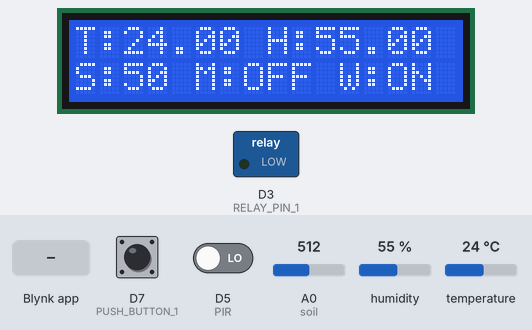
A sketch run on a simulated ESP8266 (NodeMCU). Parts: 16×2 character LCD, switched loads named in the sketch (green lamp = pin HIGH). Dashed ring = blinking. Inputs (shaded band) come from the test bench; at power-on: D7 (PUSH_BUTTON_1) HIGH, A0 (soil) = 512, humidity 55 %, D5 (PIR) LOW, temperature 24 °C. WiFi joins after 1.5 s; servers stay silent unless stated.

Above: at 6.1 s.
6.2 s: D7 (PUSH_BUTTON_1) pulled LOW for 3.2 s
At 9.4 s:
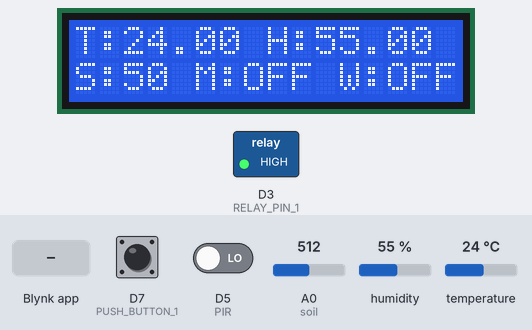
10.9 s: A0 (soil) set to 0
At 11.13 s:
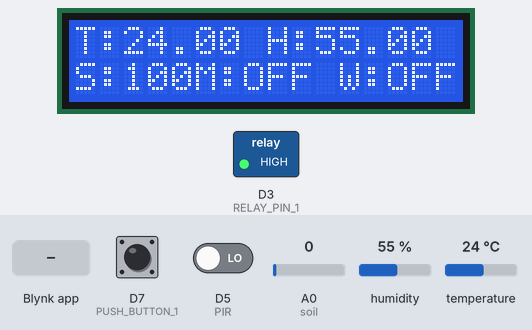
13.6 s: Blynk app writes 1 to V6
At 13.83 s:
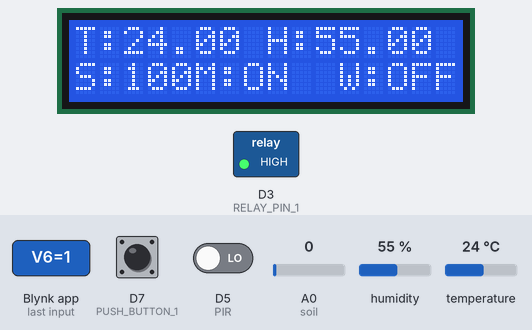
15.9 s: D7 (PUSH_BUTTON_1) pulled LOW for 1 s
At 16.63 s:
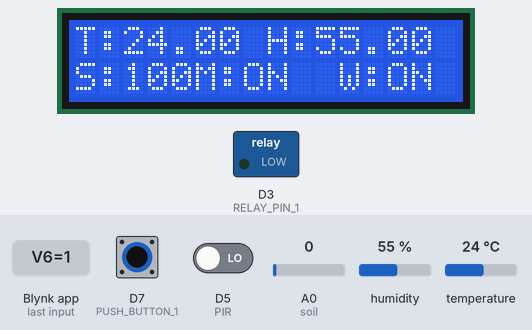
17.5 s: Blynk app writes 0 to V6
At 17.73 s:
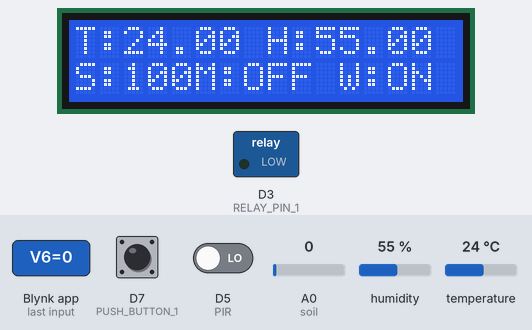
20.6 s: humidity set to 22 %
At 22.42 s:
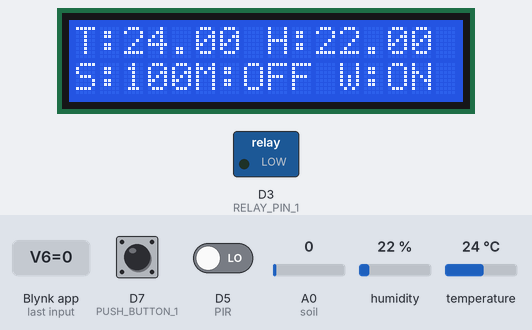
Timing chart, 0 to 23.9 s (numbered marks = the images above; inputs shaded):
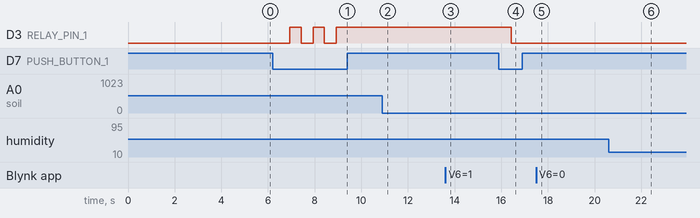

The sketch:

BlynkIOT_SmartPlant_Monitoring_Manual.ino
```cpp
// Blynk IOT Smart Plant Monitoring System

/* Connections
Relay. D3
Btn.   D7
Soil.  A0
PIR.   D5
SDA.   D2
SCL.   D1
Temp.  D4
*/

//Include the library files
#include <LiquidCrystal_I2C.h>
#define BLYNK_PRINT Serial
#include <ESP8266WiFi.h>

#define BLYNK_TEMPLATE_ID "TMPL3kMGBVXVl"
#define BLYNK_TEMPLATE_NAME "Smart Plant"

#include <BlynkSimpleEsp8266.h>
#include <DHT.h>

//Initialize the LCD display
LiquidCrystal_I2C lcd(0x3F, 16, 2);


char auth[] = "uOPAyGUk5OzKiAmoMlCLJfYxEWovPzIN";  //Enter your Blynk Auth token
char ssid[] = "lali";  //Enter your WIFI SSID
char pass[] = "lali1234";  //Enter your WIFI Password

DHT dht(D4, DHT11);//(DHT sensor pin,sensor type)  D4 DHT11 Temperature Sensor
BlynkTimer timer;

//Define component pins
#define soil A0     //A0 Soil Moisture Sensor
#define PIR D5      //D5 PIR Motion Sensor
int PIR_ToggleValue;

void checkPhysicalButton();
int relay1State = LOW;
int pushButton1State = HIGH;
#define RELAY_PIN_1       D3   //D3 Relay
#define PUSH_BUTTON_1     D7   //D7 Button
#define VPIN_BUTTON_1    V12

//Create three variables for pressure
double T, P;
char status;


void setup() {
  Serial.begin(9600);
  lcd.begin();
  lcd.backlight();
  pinMode(PIR, INPUT);

 pinMode(RELAY_PIN_1, OUTPUT);
 digitalWrite(RELAY_PIN_1, LOW);
  pinMode(PUSH_BUTTON_1, INPUT_PULLUP);
  digitalWrite(RELAY_PIN_1, relay1State);


  Blynk.begin(auth, ssid, pass, "blynk.cloud", 80);
  dht.begin();

  lcd.setCursor(0, 0);
  lcd.print("  Initializing  ");
  for (int a = 5; a <= 10; a++) {
    lcd.setCursor(a, 1);
    lcd.print(".");
    delay(500);
  }
  lcd.clear();
  lcd.setCursor(11, 1);
  lcd.print("W:OFF");
  //Call the function
  timer.setInterval(100L, soilMoistureSensor);
  timer.setInterval(100L, DHT11sensor);
  timer.setInterval(500L, checkPhysicalButton);
}


//Get the DHT11 sensor values
void DHT11sensor() {
  float h = dht.readHumidity();
  float t = dht.readTemperature();

  if (isnan(h) || isnan(t)) {
    Serial.println("Failed to read from DHT sensor!");
    return;
  }

  Blynk.virtualWrite(V0, t);
  Blynk.virtualWrite(V1, h);

  lcd.setCursor(0, 0);
  lcd.print("T:");
  lcd.print(t);

  lcd.setCursor(8, 0);
  lcd.print("H:");
  lcd.print(h);

}


//Get the soil moisture values
void soilMoistureSensor() {
  int value = analogRead(soil);
  value = map(value, 0, 1024, 0, 100);
  value = (value - 100) * -1;

  Blynk.virtualWrite(V3, value);
  lcd.setCursor(0, 1);
  lcd.print("S:");
  lcd.print(value);
  lcd.print(" ");

}

//Get the PIR sensor values
void PIRsensor() {
  bool value = digitalRead(PIR);
  if (value) {
    Blynk.logEvent("pirmotion","WARNNG! Motion Detected!"); //Enter your Event Name
    WidgetLED LED(V5);
    LED.on();
  } else {
    WidgetLED LED(V5);
    LED.off();
  }
  }

BLYNK_WRITE(V6)
{
 PIR_ToggleValue = param.asInt();
}


BLYNK_CONNECTED() {
  // Request the latest state from the server
  Blynk.syncVirtual(VPIN_BUTTON_1);
}

BLYNK_WRITE(VPIN_BUTTON_1) {
  relay1State = param.asInt();
  digitalWrite(RELAY_PIN_1, relay1State);
}

void checkPhysicalButton()
{
  if (digitalRead(PUSH_BUTTON_1) == LOW) {
    // pushButton1State is used to avoid sequential toggles
    if (pushButton1State != LOW) {

      // Toggle Relay state
      relay1State = !relay1State;
      digitalWrite(RELAY_PIN_1, relay1State);

      // Update Button Widget
      Blynk.virtualWrite(VPIN_BUTTON_1, relay1State);
    }
    pushButton1State = HIGH;
  } else {
    pushButton1State = LOW;
  }
}


void loop() {
    if (PIR_ToggleValue == 1)
    {
    lcd.setCursor(5, 1);
    lcd.print("M:ON ");
      PIRsensor();
      }
     else
     {
    lcd.setCursor(5, 1);
    lcd.print("M:OFF");
    WidgetLED LED(V5);
    LED.off();
     }

if (relay1State == LOW)
{
  lcd.setCursor(11, 1);
  lcd.print("W:ON ");
  }
  else if (relay1State == HIGH)
  {
    lcd.setCursor(11, 1);
    lcd.print("W:OFF");
    }


  Blynk.run();//Run the Blynk library
  timer.run();//Run the Blynk timer

  }
```

Measured:
- after the input at 6.2 s, D3 (RELAY_PIN_1): alternates HIGH for 0.50 s and LOW for 0.50 s, 5 changes in all, then stays HIGH, starting after 0.72 s; the display: changes after 0.73 s (image 1)
- after the input at 10.9 s, the display: first changes at once (image 2 shows a later state)
- after the input at 13.6 s, the display: changes at once (image 3)
- after the input at 15.9 s, D3 (RELAY_PIN_1): HIGH → LOW after 0.53 s; the display: first differs from a run without the input after 0.54 s (image 4)
- after the input at 17.5 s, the display: changes at once (image 5)
- after the input at 20.6 s, the display: first differs from a run without the input after 1.3 s (image 6)
- what the display in image 2 shows lasts 0.4 s, from 10.9 s to 11.3 s
